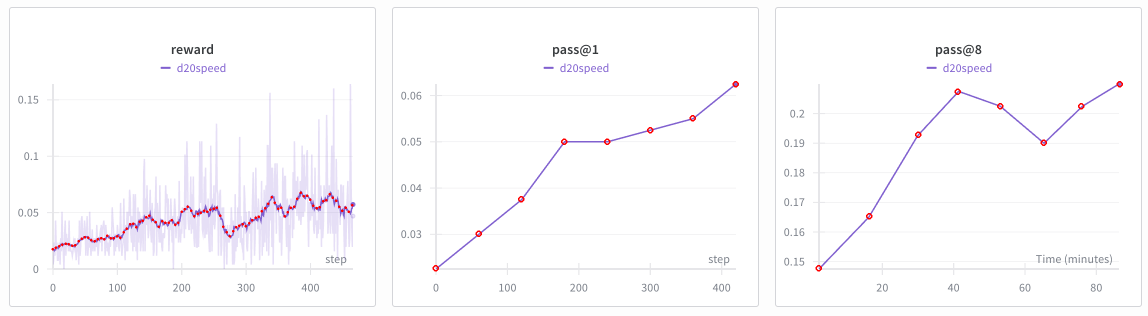
#> input picture a4/part-3-rl/reference/karpathy_d20_digitize_check.png, 2296 x 632 px (shown at 1/2 size)
$ python digitize_karpathy.py ../reference/karpathy_d20_digitize_check.png ../reference/karpathy_d20_rl_wandb.png
#> lines starting #> are read from the running program, lines starting #| are printed output that depends on the picture; after the words box and inside, x2 and y2 are one past the last pixel; in counts of white or black regions, pixels touching at a corner belong together
#> in main, im is the input picture: shape (632, 2296, 3); mean R, G, B 251.5, 250.5, 252.2
"""Digitize Karpathy's d20 RL W&B screenshot (nanochat discussion #1) into CSVs.

Source image: https://github.com/user-attachments/assets/4ac908e8-a018-4381-b232-735c746d102b
Axes are calibrated from the gridlines / tick marks detected in the image (pixel constants below);
the line is the W&B series colour (128,96,207). Reading error is about +/- 1-2 px, i.e.
  reward  +/- 0.001,  pass@1 +/- 0.0002,  pass@8 +/- 0.0003   (from px-per-unit scales below),
plus whatever W&B's smoothing did to the reward panel (the dark line is W&B's smoothed series;
the faint raw series is not recoverable from the screenshot).

Usage: python digitize_karpathy.py <screenshot.png> <out_dir>
"""
import csv
import sys
from pathlib import Path

import numpy as np
from PIL import Image

LINE = np.array([128, 96, 207])

# (x_px for value a, a), (x_px for value b, b), (y_px for value c, c), (y_px for value d, d)
PANELS = {
    "reward": dict(x=((105.5, 0), (620.5, 400)), y=((199, 0.15), (312, 0.10)), xr=(100, 712), yr=(160, 540)),
    "pass1":  dict(x=((871.5, 0), (1443, 400)), y=((191, 0.06), (468, 0.03)), xr=(866, 1480), yr=(160, 540)),
    "pass8":  dict(x=((1764, 20), (2192, 80)), y=((227, 0.20), (523, 0.15)), xr=(1630, 2245), yr=(160, 540)),
}


def lin(p, q):
    (p0, v0), (p1, v1) = p, q
    s = (v1 - v0) / (p1 - p0)
    return lambda px: v0 + (px - p0) * s


def trace(im, cfg):
    fx, fy = lin(*cfg["x"]), lin(*cfg["y"])
    x0, x1 = cfg["xr"]
#> x0 = 100; x1 = 712
    y0, y1 = cfg["yr"]
#> y0 = 160; y1 = 540
    sub = im[y0:y1, x0:x1].astype(int)
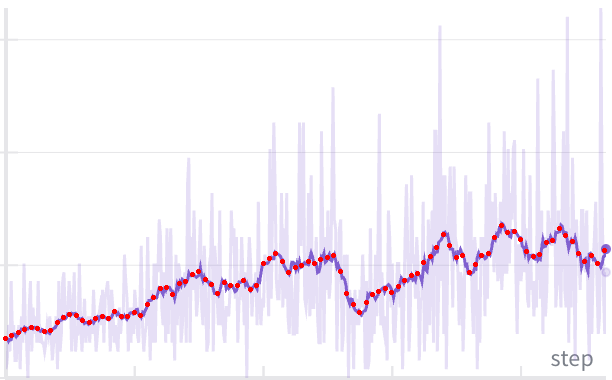
#> sub: shape (380, 612, 3) int64; mean R, G, B 247.1, 243, 249.6
    mask = (np.abs(sub - LINE).sum(-1) < 40)
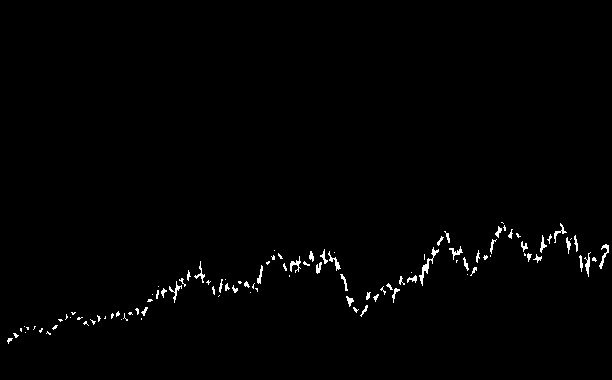
#> mask: shape (380, 612) bool; 1% white in thin lines or dots, all inside (x1, y1, x2, y2) = (7, 222, 609, 344)
    xs, ys = [], []
    for c in range(mask.shape[1]):
        rows = np.nonzero(mask[:, c])[0]
        if len(rows):
            xs.append(x0 + c)
            ys.append(y0 + float(np.median(rows)))
#> this loop made 612 passes
#> rows on passes 8 to 10: [340, 341], [338, 339, 340, 341, 342, 343], [338, 339, 340, 341]
#> after the loop, xs = 500 values from 107 to 708; ys = 500 values, max 500.5 at index 0, min 382 at index 408, mean 438.6
    xs, ys = np.array(xs), np.array(ys)
    return xs, ys, fx, fy


def vertices(xs, ys, n):
    """Pick n vertices of a piecewise-linear polyline by greedy Douglas-Peucker splitting:
    repeatedly add the point farthest from the current piecewise-linear approximation."""
    idx = [0, len(xs) - 1]
    while len(idx) < n:
        approx = np.interp(xs, xs[idx], ys[idx])
        err = np.abs(ys - approx)
        for j in idx:  # do not re-pick points next to existing vertices
            err[max(0, j - 10): j + 11] = 0
        idx = sorted(idx + [int(err.argmax())])
    return [(xs[i], ys[i]) for i in idx]


def main(img, out):
    im = np.array(Image.open(img).convert("RGB"))
    out = Path(out)
    out.mkdir(parents=True, exist_ok=True)

    # Reward: smoothed W&B line, one sample per pixel column, then resampled to integer steps.
    xs, ys, fx, fy = trace(im, PANELS["reward"])
#> xs = 500 values from 107 to 708
    steps, vals = fx(xs), fy(ys)
#> steps = 500 values from 1.17 to 468; vals = 500 values, max 0.069 at index 408, min 0.0166 at index 0, mean 0.044
    grid = np.arange(0, int(steps.max()) + 1)
#> grid = 468 values from 0 to 467
    rew = np.interp(grid, steps, vals)
#> rew = 468 values, max 0.0684 at index 386, min 0.0166 at index 0, mean 0.0431
    with open(out / "karpathy_d20_reward_smoothed.csv", "w", newline="") as f:
        w = csv.writer(f)
        w.writerow(["step", "reward_wandb_smoothed"])
        w.writerows((int(s), round(float(v), 4)) for s, v in zip(grid, rew))

    # pass@1 vs step: 8 evals at steps 0, 60, ..., 420. Read the line at those x positions.
    xs, ys, fx, fy = trace(im, PANELS["pass1"])
#> in trace (call 2), `x0, x1 = cfg["xr"]`: x0 = 866; x1 = 1480
#> in trace (call 2), `sub = im[y0:y1, x0:x1].astype(int)`:
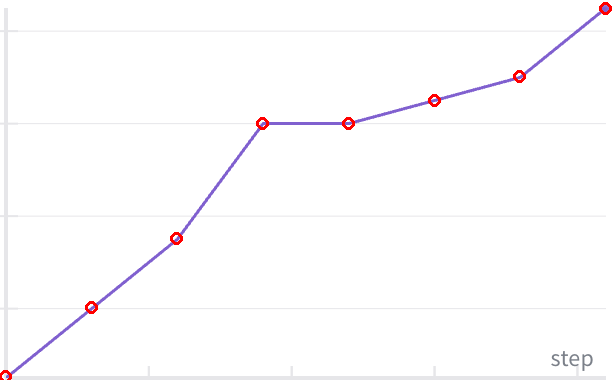
#> sub: shape (380, 614, 3) int64; mean R, G, B 253.1, 252, 253.1
#> in trace (call 2), `mask = (np.abs(sub - LINE).sum(-1) < 40)`:
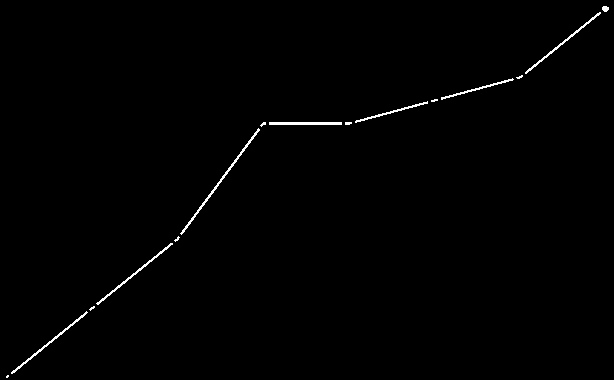
#> mask: shape (380, 614) bool; 0.71% white in thin lines or dots
#> the loop in trace (call 2), `for c in range(mask.shape[1]):` made 614 passes
#> rows on passes 7 to 9: [376, 377], [375, 376, 377], [375, 376]
#> after the loop in trace (call 2), `for c in range(mask.shape[1]):`: xs = 578 values from 872 to 1474; ys = 578 values, max 536.5 at index 0, min 168 at index 571, mean 326.1
#> xs = 578 values from 872 to 1474
    p1 = []
    for s in range(0, 421, 60):
        px = cfg_x = (s - 0) / (400 - 0) * (1443 - 871.5) + 871.5
        y = np.interp(px, xs, ys)
        p1.append((s, round(float(fy(y)), 4)))
#> this loop made 8 passes
#> y on passes 1 to 8: 536.5, 467.9, 398.5, 283.3, 283, 259.9, 236.6, 168.5
#> after the loop, p1 = [(0, 0.0226), (60, 0.03), (120, 0.0375), (180, 0.05), (240, 0.05), (300, 0.0525), (360, 0.0551), (420, 0.0624)]
    with open(out / "karpathy_d20_pass1.csv", "w", newline="") as f:
        w = csv.writer(f)
        w.writerow(["step", "pass@1"])
        w.writerows(p1)

    # pass@8 vs wall-clock minutes: 8 vertices of the polyline.
    xs, ys, fx, fy = trace(im, PANELS["pass8"])
#> in trace (call 3), `x0, x1 = cfg["xr"]`: x0 = 1630; x1 = 2245
#> in trace (call 3), `sub = im[y0:y1, x0:x1].astype(int)`:
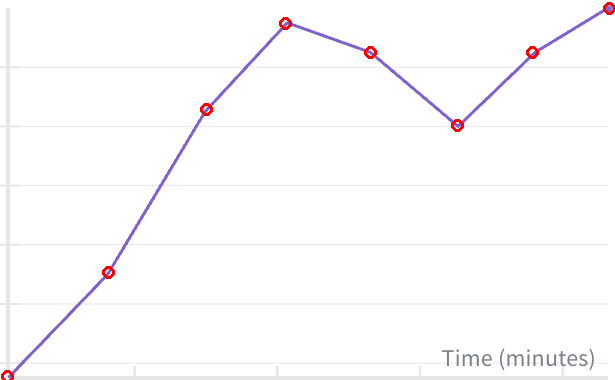
#> sub: shape (380, 615, 3) int64; mean R, G, B 252.5, 251.4, 252.7
#> in trace (call 3), `mask = (np.abs(sub - LINE).sum(-1) < 40)`:
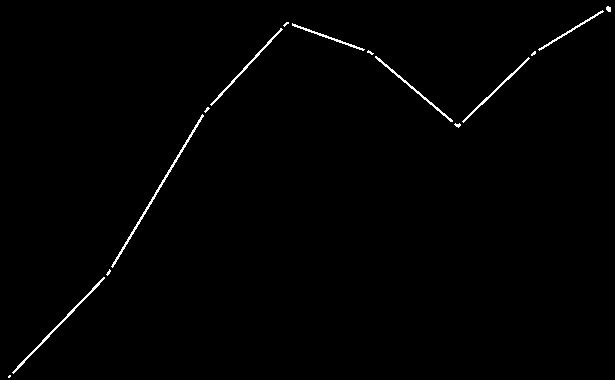
#> mask: shape (380, 615) bool; 0.81% white in thin lines or dots
#> the loop in trace (call 3), `for c in range(mask.shape[1]):` made 615 passes
#> after the loop in trace (call 3), `for c in range(mask.shape[1]):`: xs = 588 values from 1638 to 2240; ys = 588 values, max 536.5 at index 0, min 168 at index 583, mean 288.1
#> xs = 588 values from 1638 to 2240
    v = vertices(xs, ys, 8)
#> in vertices, `idx = [0, len(xs) - 1]`: idx = [0, 587]
#> the loop in vertices, `while len(idx) < n:` made 6 passes
#> idx on passes 1 to 6: [0, 276, 587], [0, 276, 441, 587], [0, 100, 276, 441, 587], [0, 100, 194, 276, 441, 587], [0, 100, 194, 276, 358, 441, 587], [0, 100, 194, 276, 358, 441, 517, 587]
#> v = [(1638, 536.5), (1740, 430.5), (1834, 271), (1916, 183), (2003, 213), (2088, 285.5), (2168, 209), (2240, 169)]
    with open(out / "karpathy_d20_pass8.csv", "w", newline="") as f:
        w = csv.writer(f)
        w.writerow(["eval_index", "assumed_step", "minutes", "pass@8"])
        for k, (x, y) in enumerate(v):
            w.writerow([k, k * 60, round(float(fx(x)), 1), round(float(fy(y)), 4)])
#> this loop made 8 passes

    print("reward: start %.4f  max %.4f @ step %d  end %.4f (step %d)" % (
        rew[0], rew.max(), grid[rew.argmax()], rew[-1], grid[-1]))
#| reward: start 0.0166  max 0.0684 @ step 386  end 0.0575 (step 467)
    print("pass@1:", p1)
#| pass@1: [(0, 0.0226), (60, 0.03), (120, 0.0375), (180, 0.05), (240, 0.05), (300, 0.0525), (360, 0.0551), (420, 0.0624)]
    print("pass@8:", [(round(float(fx(x)), 1), round(float(fy(y)), 4)) for x, y in v])
#| pass@8: [(2.3, 0.1477), (16.6, 0.1656), (29.8, 0.1926), (41.3, 0.2074), (53.5, 0.2024), (65.4, 0.1901), (76.6, 0.203), (86.7, 0.2098)]


if __name__ == "__main__":
    main(sys.argv[1], sys.argv[2])
